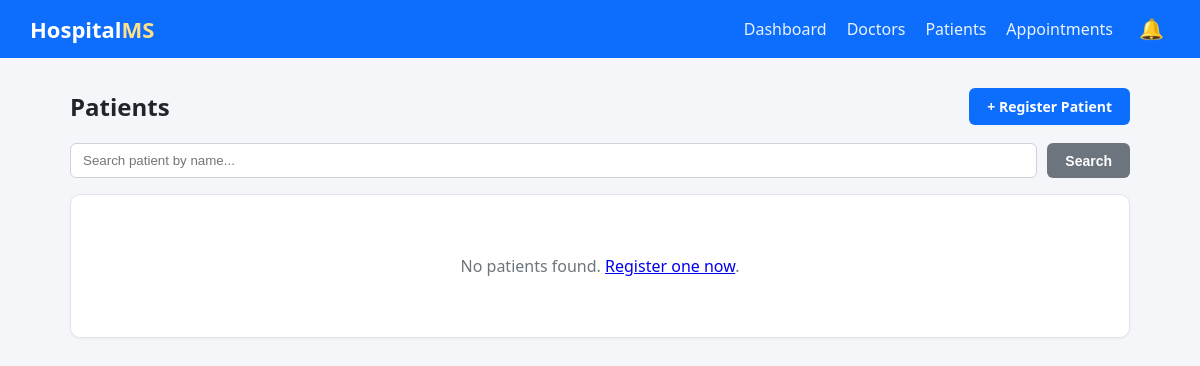
The page /patients/ on the database as committed earlier.
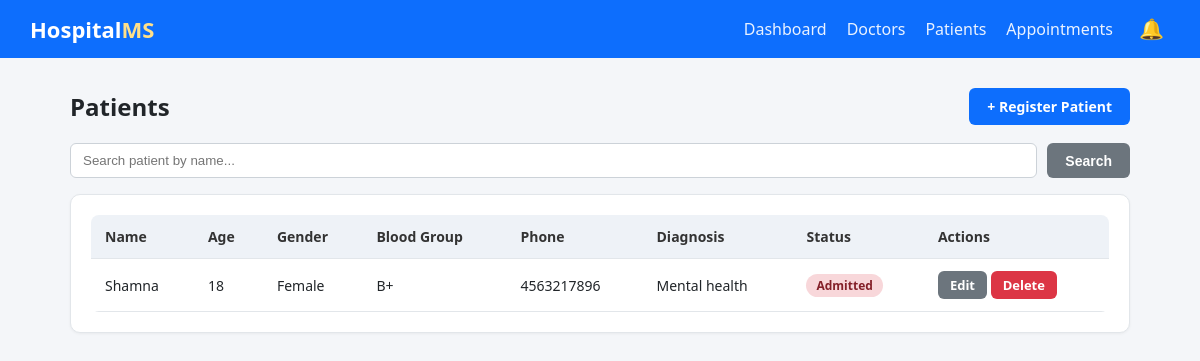
The same page on the database as committed later.
### hospital/models.py (models this page shows, shortened)
class Patient(models.Model):
    GENDER_CHOICES = [
        ('M', 'Male'),
        ('F', 'Female'),
        ('O', 'Other'),
    ]
    BLOOD_GROUP_CHOICES = [
        ('A+', 'A+'), ('A-', 'A-'),
        ('B+', 'B+'), ('B-', 'B-'),
        ('AB+', 'AB+'), ('AB-', 'AB-'),
        ('O+', 'O+'), ('O-', 'O-'),
    ]
    name = models.CharField(max_length=100)
    age = models.PositiveIntegerField()
    gender = models.CharField(max_length=1, choices=GENDER_CHOICES)
    blood_group = models.CharField(max_length=3, choices=BLOOD_GROUP_CHOICES, blank=True)
    phone = models.CharField(max_length=15)
    address = models.TextField(blank=True)
    admitted = models.BooleanField(default=False)
    disease = models.CharField(max_length=200, blank=True, help_text="Diagnosis / reason for visit")
    registered_on = models.DateTimeField(auto_now_add=True)
    class Meta:
        ordering = ['-registered_on']

### hospital/views.py (the view)
# urls.py: path('patients/', views.PatientListView.as_view(), name='patient-list'),
class PatientListView(ListView):
    model = Patient
    template_name = 'hospital/patient_list.html'
    context_object_name = 'patients'
    paginate_by = 10
    def get_queryset(self):
        queryset = super().get_queryset()
        query = self.request.GET.get('q')
        if query:
            queryset = queryset.filter(name__icontains=query)
        return queryset

### hospital/context_processors.py (called while the page is built)
def notifications(request):
    latest = Notification.objects.all()[:8]
    unread_count = Notification.objects.filter(is_read=False).count()
    return {
        'nav_notifications': latest,
        'nav_unread_count': unread_count,
    }

### hospital/templates/hospital/patient_list.html (shortened to what this page needs)
{% extends 'hospital/base.html' %}
{% block content %}
    <div class="page-header">
        <h1>Patients</h1>
        <a href="{% url 'patient-add' %}" class="btn">+ Register Patient</a>
    </div>
    <form method="get" class="search-bar">
        <input type="text" name="q" placeholder="Search patient by name..." value="{{ request.GET.q }}">
        <button type="submit" class="btn btn-secondary">Search</button>
    </form>
    <div class="card">
        {% if patients %}
        <table>
            <thead>
                <tr>
                    <th>Name</th>
                    <th>Age</th>
                    <th>Gender</th>
                    <th>Blood Group</th>
                    <th>Phone</th>
                    <th>Diagnosis</th>
                    <th>Status</th>
                    <th>Actions</th>
                </tr>
            </thead>
            <tbody>
                {% for patient in patients %}
                <tr>
                    <td>{{ patient.name }}</td>
                    <td>{{ patient.age }}</td>
                    <td>{{ patient.get_gender_display }}</td>
                    <td>{{ patient.blood_group|default:"-" }}</td>
                    <td>{{ patient.phone }}</td>
                    <td>{{ patient.disease|default:"-" }}</td>
                    <td>
                        {% if patient.admitted %}
                            <span class="badge badge-danger">Admitted</span>
                        {% else %}
                            <span class="badge badge-success">Outpatient</span>
                        {% endif %}
                    </td>
                    <td>
                        <a href="{% url 'patient-edit' patient.pk %}" class="btn btn-sm btn-secondary">Edit</a>
                        <a href="{% url 'patient-delete' patient.pk %}" class="btn btn-sm btn-danger">Delete</a>
                    </td>
                </tr>
                {% endfor %}
            </tbody>
        </table>
        {% else %}
            <div class="empty-state">No patients found. <a href="{% url 'patient-add' %}">Register one now</a>.</div>
        {% endif %}
    </div>
{% endblock %}

Rows that differ between the two databases and show on the page:
added Patient: name "Shamna", age "18", gender "Female", blood_group "B+", phone "4563217896", disease "Mental health", admitted "Admitted"
Other text that changed with them:
text no longer shown: "No patients found. Register one now ."
text now shown: "Name Age Gender Blood Group Phone Diagnosis Status Actions"
